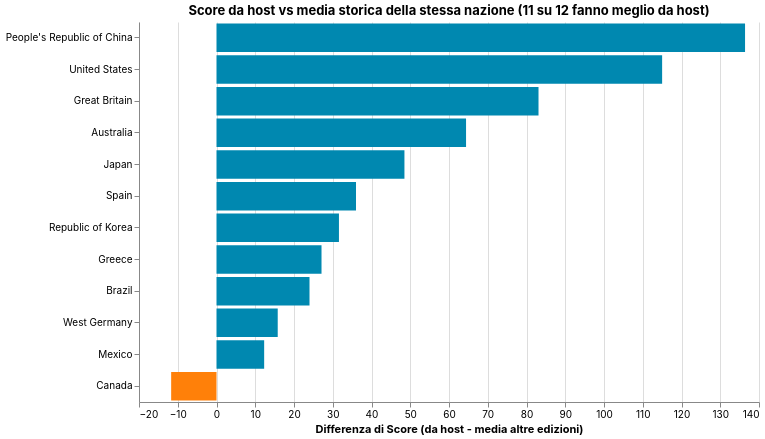

The Vega-Lite source for this figure:
### Vega-Lite specification from a JSON file in a GitHub repository (floating-point values rounded to 4 significant figures)
{"$schema": "https://vega.github.io/schema/vega-lite/v5.json", "config": {"background": "transparent", "view": {"stroke": "transparent"}, "title": {"font": "Inter"}, "axis": {"labelFont": "Inter", "titleFont": "Inter"}, "legend": {"labelFont": "Inter", "titleFont": "Inter"}, "header": {"labelFont": "Inter", "titleFont": "Inter"}, "text": {"font": "Inter"}, "range": {"category": ["#1b2140", "#ff8009", "#9a0641", "#ffe34a", "#e7b6af", "#0088b0", "#e03830"], "ramp": ["#e7b6af", "#1b2140"], "heatmap": ["#e7b6af", "#1b2140"]}}, "width": 620, "height": 380, "title": "Score da host vs media storica della stessa nazione (11 su 12 fanno meglio da host)", "data": {"values": [{"Nazione": "People's Republic of China", "Differenza": 136.4}, {"Nazione": "United States", "Differenza": 115.0}, {"Nazione": "Great Britain", "Differenza": 83.1}, {"Nazione": "Australia", "Differenza": 64.4}, {"Nazione": "Japan", "Differenza": 48.5}, {"Nazione": "Spain", "Differenza": 36.0}, {"Nazione": "Republic of Korea", "Differenza": 31.6}, {"Nazione": "Greece", "Differenza": 27.1}, {"Nazione": "Brazil", "Differenza": 24.0}, {"Nazione": "West Germany", "Differenza": 15.8}, {"Nazione": "Mexico", "Differenza": 12.3}, {"Nazione": "Canada", "Differenza": -11.7}]}, "mark": "bar", "encoding": {"y": {"field": "Nazione", "type": "nominal", "sort": {"field": "Differenza", "order": "descending"}, "title": null}, "x": {"field": "Differenza", "type": "quantitative", "title": "Differenza di Score (da host - media altre edizioni)"}, "color": {"condition": {"test": "datum.Differenza > 0", "value": "#0088b0"}, "value": "#ff8009"}, "tooltip": [{"field": "Nazione"}, {"field": "Differenza", "format": "+.1f"}]}}
